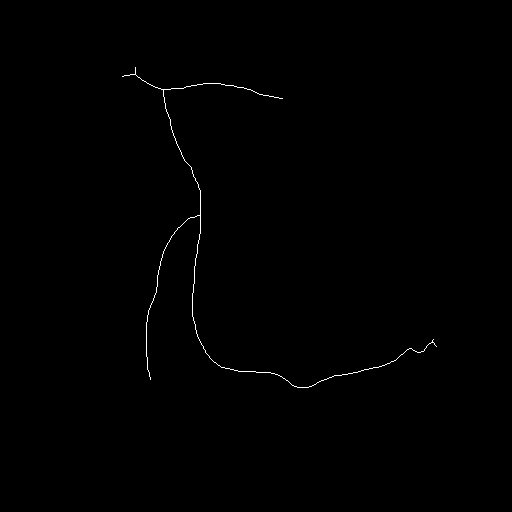
#> input picture data/processed/syntax_centerlines/val/masks/1.png, 512 x 512 px, found by its file name
$ python compare_v3_ground_truth.py
#> lines starting #> are read from the running program, lines starting #| are printed output that depends on the picture; after the words box and inside, x2 and y2 are one past the last pixel; in counts of white or black regions, pixels touching at a corner belong together

from pathlib import Path
import cv2
import numpy as np

# Paths
original_path = Path(
    "backend/app/data/arcade/arcade/arcade/syntax/val/images/1.png"
)

ground_truth_path = Path(
    "backend/results/arcade_masks/stenosis/val/1_mask.png"
)

prediction_path = Path(
    "backend/results/model_comparison/stenosis_mask.png"
)

output_dir = Path("backend/results/ground_truth_comparison")
output_dir.mkdir(parents=True, exist_ok=True)

# Read images
original = cv2.imread(str(original_path), cv2.IMREAD_GRAYSCALE)
#> original: shape (512, 512); 0.32% white in thin lines or dots, all inside (x1, y1, x2, y2) = (122, 67, 437, 388)
ground_truth = cv2.imread(str(ground_truth_path), cv2.IMREAD_GRAYSCALE)
prediction = cv2.imread(str(prediction_path), cv2.IMREAD_GRAYSCALE)

if original is None or ground_truth is None or prediction is None:
    raise FileNotFoundError("One or more comparison images could not be loaded.")

if original.shape != ground_truth.shape or original.shape != prediction.shape:
    raise ValueError("Image dimensions do not match.")

# Convert masks to binary
gt = ground_truth > 0
pred = prediction > 0

# Calculate metrics
intersection = np.logical_and(gt, pred).sum()
#> intersection = 843
union = np.logical_or(gt, pred).sum()
#> union = 843

dice = (2 * intersection) / (gt.sum() + pred.sum() + 1e-8)
#> dice = 1
iou = intersection / (union + 1e-8)
#> iou = 1

precision = intersection / (pred.sum() + 1e-8)
#> precision = 1
recall = intersection / (gt.sum() + 1e-8)
#> recall = 1

# Create comparison panels
original_bgr = cv2.cvtColor(original, cv2.COLOR_GRAY2BGR)
#> original_bgr is the input picture: shape (512, 512, 3); 0.32% white in thin lines or dots, all inside (x1, y1, x2, y2) = (122, 67, 437, 388)

gt_overlay = original_bgr.copy()
gt_overlay[gt] = (0, 255, 0)
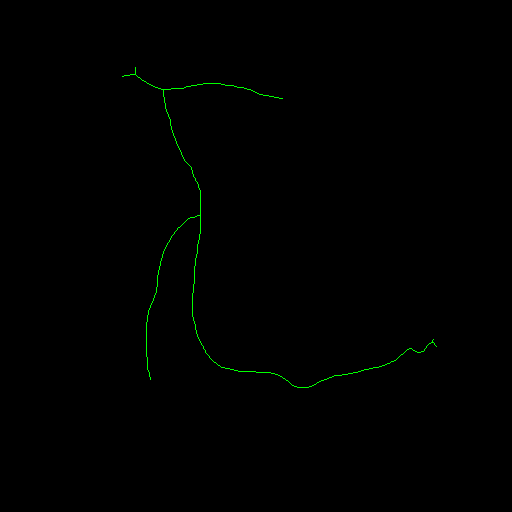
#> gt_overlay: shape (512, 512, 3); 0.32% of pixels changed, all inside (x1, y1, x2, y2) = (122, 67, 437, 388)

pred_overlay = original_bgr.copy()
pred_overlay[pred] = (0, 0, 255)
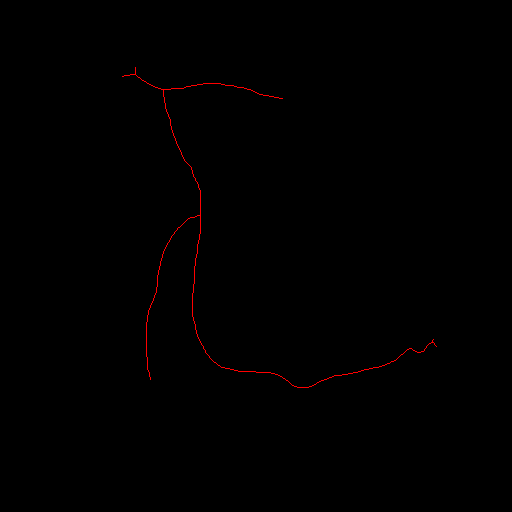
#> pred_overlay: shape (512, 512, 3); 0.32% of pixels changed, all inside (x1, y1, x2, y2) = (122, 67, 437, 388)

comparison = np.hstack([
    original_bgr,
    cv2.cvtColor(ground_truth, cv2.COLOR_GRAY2BGR),
    cv2.cvtColor(prediction, cv2.COLOR_GRAY2BGR),
    cv2.addWeighted(original_bgr, 0.6, gt_overlay, 0.4, 0),
    cv2.addWeighted(original_bgr, 0.6, pred_overlay, 0.4, 0)
])
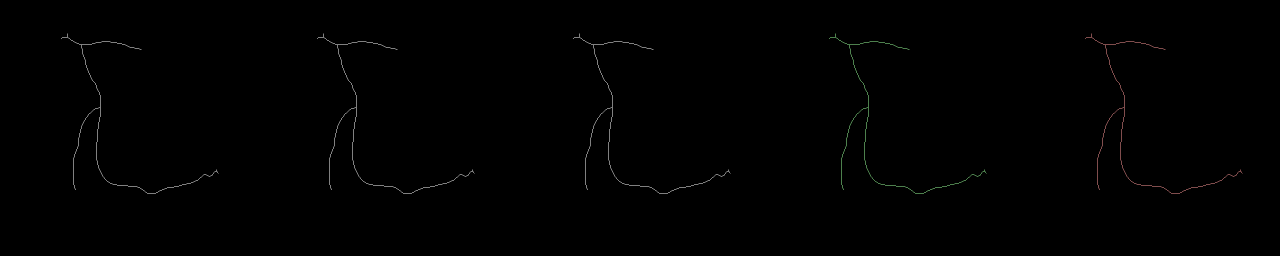
#> comparison: shape (512, 2560, 3) (shown at 1/2 size); mean B, G, R 0.7, 0.8, 0.8

cv2.imwrite(str(output_dir / "comparison.png"), comparison)

print("\nGround Truth vs Attention U-Net V3")
print("-----------------------------------")
print("Ground truth pixels:", int(gt.sum()))
#| Ground truth pixels: 843
print("Predicted pixels:", int(pred.sum()))
#| Predicted pixels: 843
print(f"Dice:      {dice:.4f}")
#| Dice:      1.0000
print(f"IoU:       {iou:.4f}")
#| IoU:       1.0000
print(f"Precision: {precision:.4f}")
#| Precision: 1.0000
print(f"Recall:    {recall:.4f}")
#| Recall:    1.0000
print("Saved:", output_dir / "comparison.png")
